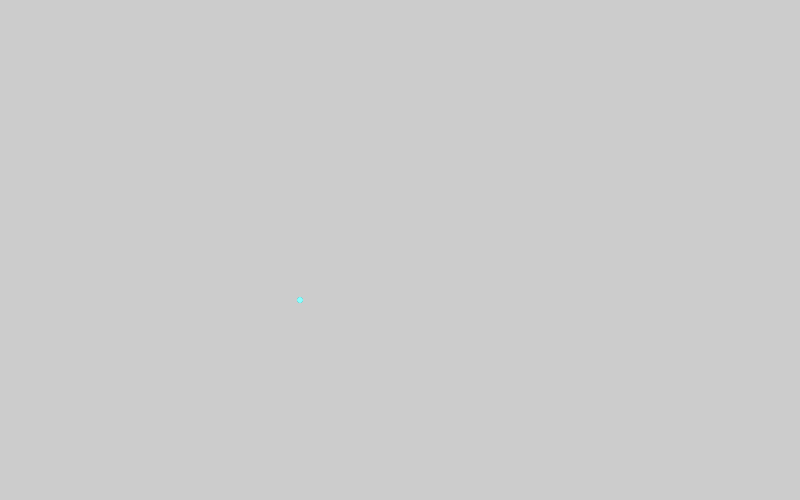
Frame 1 (no input)
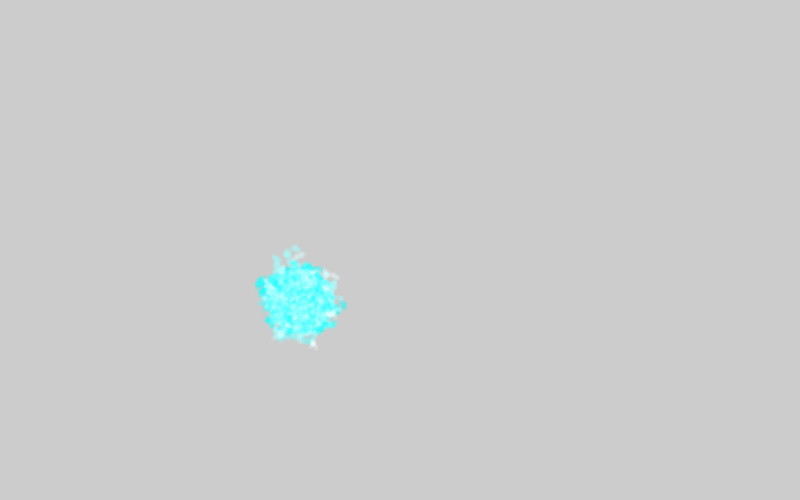
Frame 60 (the mouse pressed at the canvas centre just before this capture)
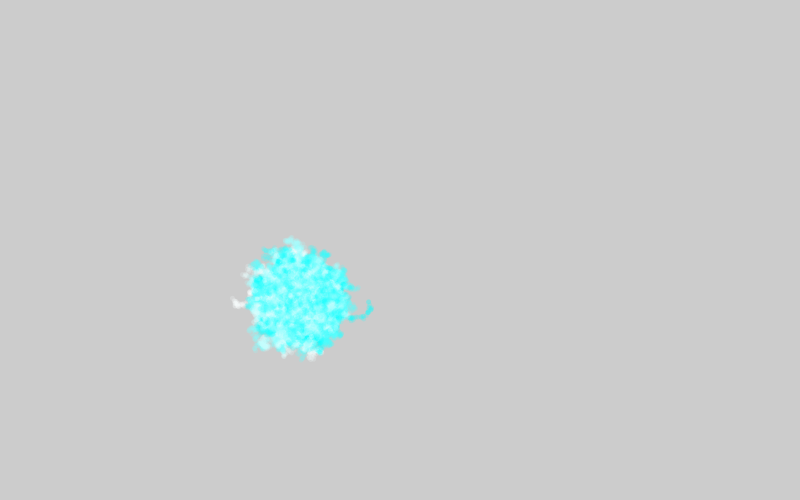
Frame 120 (the mouse held since frame 60 and released just before this capture)

The Processing sketch that drew these frames (run headless with seeded random() and noise(); from frame 60 on, the mouse is pressed at the canvas centre):

// Processing sketch: Fruitfly
// ── Fruitfly.pde
Gnat[] swarm = new Gnat[1000];

void setup() {
  size(800,500);
  noStroke();
  for (int i = 0; i < swarm.length; i++ ) {
    swarm[i] = new Gnat();
  }
  colorMode(HSB);
}

void draw() {
   //background(255);
   
   for (int i = 0; i < swarm.length; i++ ) {
    swarm[i].fly();
   // swarm[i].zap();
   }
   
   //bug.fly();
   //bug.zap();
}

class Gnat {
  
  float flyX = 300;
  float flyY = 300;
  float flyAlpha = 255;
  float flySize = 5;
  color flyColor = color(random(255),255,255,50);
  
  Gnat() {
    
  }
    
  void fly() {
     fill(flyColor);
     ellipse(flyX,flyY,flySize,flySize);
     flyX = flyX + random(-3,3);
     flyY = flyY + random(-3,3);
  }
  
  void zap() {
    
     if (flyX > width) {
        flyX = width/2;
        background(255,255,0);
     }
     if (flyX < 0) {
        flyX = width/2;
        background(255,255,0);
     }
     if (flyY > height) {
        flyX = height/2;
        background(255,255,0);
     }
     if (flyY < 0) {
        flyX = height/2;
        background(255,255,0);
     }

  }

}
